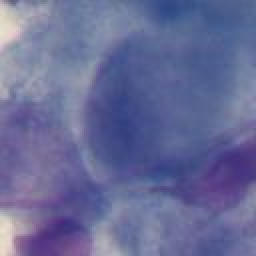
#> input picture training/0-02.jpg, 128 x 128 px (shown 2 times larger); its folder holds 4 pictures in this run
$ python LBP_oneClassSVM.py
#> lines starting #> are read from the running program, lines starting #| are printed output that depends on the picture
### LBP_analysis.py
# import the necessary packages
from skimage import feature
import numpy as np


class LocalBinaryPatterns:
    def __init__(self, points, radius):
        # store the number of points and radius
        self.numPoints = points
        self.radius = radius

    def describe(self, image, eps=1e-7):
        # compute the Local Binary Pattern representation
        # of the image, and then use the LBP representation
        # to build the histogram of patterns
        lbp = feature.local_binary_pattern(image, self.numPoints,
                                           self.radius, method="uniform")
        (hist, _) = np.histogram(lbp.ravel(),
                                 bins=np.arange(0, self.numPoints + 3),
                                 range=(0, self.numPoints + 2))

        # normalize the histogram
        hist = hist.astype("float")
        hist /= (hist.sum() + eps)

        # return the histogram of Local Binary Patterns
        return hist

### LBP_oneClassSVM.py
# import the necessary packages
from LBP_analysis import LocalBinaryPatterns
from sklearn.svm import OneClassSVM
import cv2
import os


def apply_overlay(image, x, y, step):
    overlay = image.copy()

    # select the region that has to be overlaid
    cv2.rectangle(overlay, (x, y), (x + step, y + step), (0, 255, 0), -1)

    # Adding the transparency parameter
    alpha = 0.5

    # Performing image overlay
    cv2.addWeighted(overlay, alpha, image, 1 - alpha, 0, image)


def detect_biofilm(image, desc, model):
    step = 128
    width, height = image.shape[:2]
    gray = cv2.cvtColor(image, cv2.COLOR_BGR2GRAY)

    for y in range(0, height, step):
        for x in range(0, width, step):
            tile = gray[y:y + step, x:x + step]
            hist = desc.describe(tile)
            prediction = model.predict(hist.reshape(1, -1))
            if prediction == 1:
                apply_overlay(image, x, y, step)
                cv2.imshow("image", image)
                cv2.waitKey(0)


def train_svm():
    # initialize the local binary patterns descriptor along with
    # the data and label lists
    desc = LocalBinaryPatterns(24, 8)
    data = []
    labels = []

    # loop over the training biofilm
    biofilmPath = os.getcwd() + "/training"
    for imagePath in os.listdir(biofilmPath):
        # load the image, convert it to grayscale, and describe it
        image = cv2.imread(biofilmPath + "/" + imagePath, cv2.COLOR_BGR2RGB)
#> image is the input picture: shape (128, 128, 3); mean B, G, R 151.6, 107.3, 103.6
        gray = cv2.cvtColor(image, cv2.COLOR_BGR2GRAY)
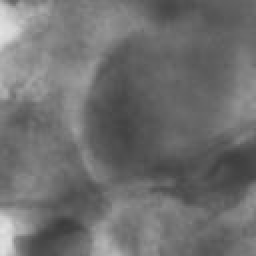
#> gray: shape (128, 128) (shown 2 times larger); min 59, max 226, mean 111.2
        hist = desc.describe(gray)
#> in describe, `lbp = feature.local_binary_pattern(image, self.numPoints, self.radius,..`:
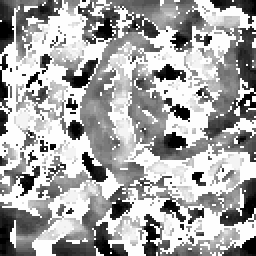
#> lbp: shape (128, 128) float64 (shown 2 times larger); min 0, max 25, mean 16.3; drawn with min black and max white
#> in describe, `(hist, _) = np.histogram(lbp.ravel(), bins=np.arange(0, self.numPoints..`: hist = 26 values, max 6241 at index 25, min 204 at index 21, mean 630.2
#> in describe, `hist /= (hist.sum() + eps)`: hist = 26 values, max 0.381 at index 25, min 0.0125 at index 21, mean 0.0385

        # extract the label from the image path, then update the
        # label and data lists
        labels.append("biofilm")
        data.append(hist)
#> pass 2 of the loop in train_svm, `for imagePath in os.listdir(biofilmPath):`:
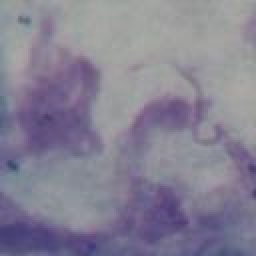
#> input picture training/0-09.jpg, 128 x 128 px (shown 2 times larger)
#> in train_svm, image is the input picture: shape (128, 128, 3); mean B, G, R 147.5, 129.5, 133.5
#> in train_svm, `gray = cv2.cvtColor(image, cv2.COLOR_BGR2GRAY)`:
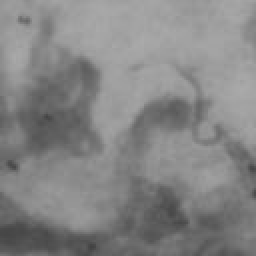
#> gray: shape (128, 128) (shown 2 times larger); min 66, max 170, mean 132.7
#> in describe (call 2), `lbp = feature.local_binary_pattern(image, self.numPoints, self.radius,..`:
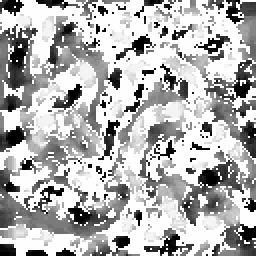
#> lbp: shape (128, 128) float64 (shown 2 times larger); min 0, max 25, mean 17.5; drawn with min black and max white
#> in describe (call 2), `(hist, _) = np.histogram(lbp.ravel(), bins=np.arange(0, self.numPoints..`: hist = 26 values, max 7498 at index 25, min 214 at index 23, mean 630.2
#> in describe (call 2), `hist /= (hist.sum() + eps)`: hist = 26 values, max 0.458 at index 25, min 0.0131 at index 23, mean 0.0385
#> pass 3 of the loop in train_svm, `for imagePath in os.listdir(biofilmPath):`:
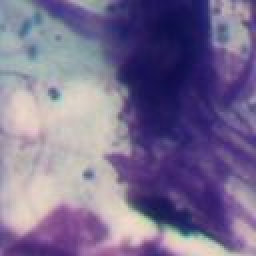
#> input picture training/0-15.jpg, 128 x 128 px (shown 2 times larger)
#> in train_svm, image is the input picture: shape (128, 128, 3); mean B, G, R 145.4, 110.1, 122.1
#> in train_svm, `gray = cv2.cvtColor(image, cv2.COLOR_BGR2GRAY)`:
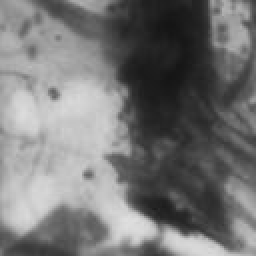
#> gray: shape (128, 128) (shown 2 times larger); min 21, max 223, mean 117.7
#> in describe (call 3), `lbp = feature.local_binary_pattern(image, self.numPoints, self.radius,..`:
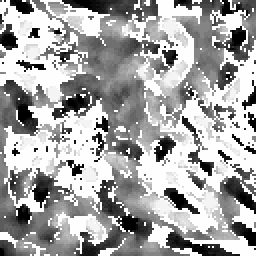
#> lbp: shape (128, 128) float64 (shown 2 times larger); min 0, max 25, mean 16.3; drawn with min black and max white
#> in describe (call 3), `(hist, _) = np.histogram(lbp.ravel(), bins=np.arange(0, self.numPoints..`: hist = 26 values, max 6180 at index 25, min 182 at index 19, mean 630.2
#> in describe (call 3), `hist /= (hist.sum() + eps)`: hist = 26 values, max 0.377 at index 25, min 0.0111 at index 19, mean 0.0385
#> the loop made 4 passes; the first 3 are shown

    # train a Linear SVM on the data
    model = OneClassSVM()
    model.fit(data)
    return desc, model


# Main execution
if __name__ == "__main__":

    desc, model = train_svm()

    # loop over the testing images
    testPath = os.getcwd() + "/test"

#> (the run stopped early here; a loop or call above may not have finished)
